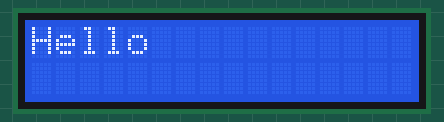
Recording of a sketch running on a simulated Arduino Uno, built with avr-gcc and run on an emulated ATmega328P. Parts: 16×2 character LCD. What the sketch prints to the serial monitor is not drawn.

Above: at 5.1 s.
At 6.1 s:
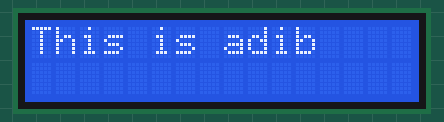
At 7.1 s:
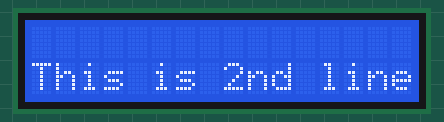
At 11.1 s:
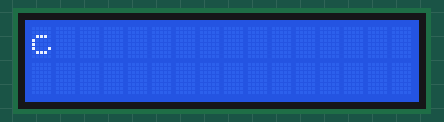
At 31.2 s:
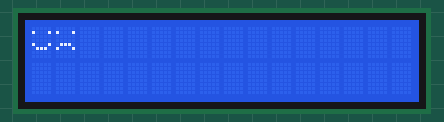
At 34.2 s:
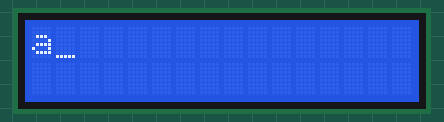

Measured:
- what the display in image 0 shows lasts 1.0 s, from 5.1 s to 6.1 s
- what the display in image 4 shows lasts 3.0 s, from 31.2 s to 34.2 s

The sketch:

LCD_Functions.ino
```cpp
#include <LiquidCrystal.h>

LiquidCrystal lcd(12, 11, 5, 4, 3, 2);
int thisChar = 'a';
byte smiley[8] = {
  B00000,
  B10001,
  B00000,
  B00000,
  B10001,
  B01110,
  B00000,
};
byte sad[8] = {
  B00000,
  B10001,
  B00000,
  B00000,
  B01110,
  B10001,
  B00000,
};


void setup() {
lcd.begin(16, 2);

Serial.begin(9600);
char a;
Serial.print("Enter: ");
delay(3000);
if(Serial.available()>0){
  a=Serial.read();
  Serial.print(a);
  lcd.write(a);
}
delay(2000);
lcd.clear();
Serial.end();
lcd.print("Hello");
delay(1000);
lcd.home();
lcd.print("This is adib");
delay(1000);
lcd.clear();
lcd.setCursor(0,1);
lcd.print("This is 2nd line");
delay(1000);
lcd.clear();
lcd.setCursor(0,0);
lcd.write('c');
lcd.cursor();
lcd.blink();
delay(1000);
lcd.noBlink();
delay(1000);
lcd.noCursor();
lcd.noDisplay();
delay(1000);
lcd.display();
delay(1000);
lcd.setCursor(0,0);
String msg="I study CSE in University of Asia Pacifi";
lcd.print(msg);
//delay(100);
for(int i=0;i< msg.length();i++){
  lcd.scrollDisplayLeft();
  delay(200);
}
lcd.clear();
delay(500);
String msg1="I am using different functions of LM016L";
lcd.print(msg1);
//delay(100);
for(int i=msg1.length();i>0;i--){
  lcd.scrollDisplayRight();
  delay(200);
}
lcd.clear();
delay(500);
lcd.write('a');
delay(500);
lcd.autoscroll();
lcd.write('b');
delay(500);
lcd.autoscroll();
lcd.write('c');
delay(500);
lcd.noAutoscroll();
lcd.write('d');
delay(500);

lcd.clear();
lcd.createChar(0, smiley);
lcd.createChar(1, sad);
lcd.begin(16, 2);
lcd.write(byte(0));
lcd.write(byte(1));
delay(3000);
lcd.clear();

lcd.cursor();
}
void loop() {
 if (thisChar == 'm') {
    lcd.rightToLeft();
  }
  if (thisChar == 's') {
    lcd.leftToRight();
  }
  if (thisChar > 'z') {
    lcd.home();
    thisChar = 'a';
  }
  lcd.write(thisChar);
  delay(1000);
  thisChar++;


}
```
